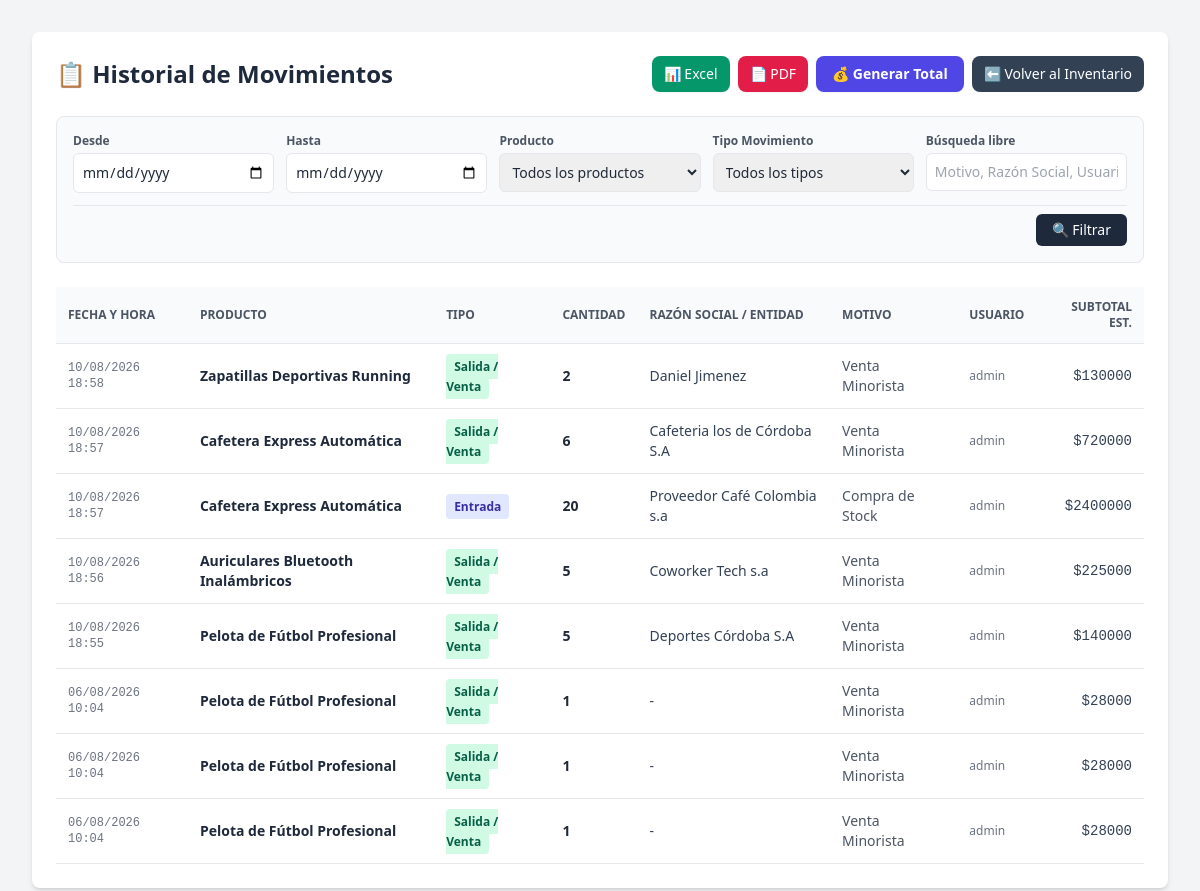
/historial/ (signed in), run on the app's committed database.
### inventory/models.py (models this page shows, shortened)
class StockMovement(models.Model):
    MOVEMENT_TYPES = (
        ('IN', 'Entrada'),
        ('OUT', 'Salida'),
    )
    product = models.ForeignKey(
        Product, on_delete=models.CASCADE, related_name='movements'
    )
    movement_type = models.CharField(max_length=3, choices=MOVEMENT_TYPES)
    quantity = models.IntegerField()
    reason = models.CharField(max_length=255, blank=True, null=True)
    entity_name = models.CharField(
        max_length=200,
        blank=True,
        null=True,
        verbose_name='Razón Social / Proveedor / Cliente',
    )
    user = models.ForeignKey(
        User, on_delete=models.SET_NULL, null=True, blank=True
    )
    created_at = models.DateTimeField(auto_now_add=True)

class Product(models.Model):
    category = models.ForeignKey(Category, on_delete=models.CASCADE, related_name='products')
    sku = models.CharField(max_length=50, unique=True)
    name = models.CharField(max_length=200)
    description = models.TextField(blank=True, null=True)
    price = models.DecimalField(max_digits=10, decimal_places=2)
    current_stock = models.PositiveIntegerField(default=0)
    min_stock = models.PositiveIntegerField(default=5)  # Alerta para el visor 3D
    image_url = models.URLField(
        max_length=500,
        blank=True,
        null=True,
        help_text='URL de imagen libre de derechos (Unsplash, Pexels, etc.)',
    )
    is_active = models.BooleanField(default=True)
    created_at = models.DateTimeField(auto_now_add=True)
    updated_at = models.DateTimeField(auto_now=True)

### inventory/views.py (the view)
# urls.py: path('historial/', views.movement_list, name='movement_list'),
@login_required
def movement_list(request):
    date_from = request.GET.get('date_from', '')
    date_to = request.GET.get('date_to', '')
    product_id = request.GET.get('product', '')
    movement_type = request.GET.get('movement_type', '')
    search_query = request.GET.get('q', '')
    movements = StockMovement.objects.select_related(  # pylint: disable=no-member
        'product', 'user'
    ).all()
    if date_from:
        movements = movements.filter(created_at__date__gte=date_from)
    if date_to:
        movements = movements.filter(created_at__date__lte=date_to)
    if product_id:
        movements = movements.filter(product_id=product_id)
    if movement_type:
        movements = movements.filter(movement_type=movement_type)
    if search_query:
        movements = movements.filter(
            Q(reason__icontains=search_query)
            | Q(entity_name__icontains=search_query)
            | Q(user__username__icontains=search_query)
        )
    movements = movements.order_by('-created_at')
    annotated_movements = movements.annotate(
        subtotal=ExpressionWrapper(
            Cast(F('quantity'), output_field=DecimalField(max_digits=12, decimal_places=2))
            * F('product__price'),
            output_field=DecimalField(max_digits=12, decimal_places=2),
        )
    )
    total_out = (
        annotated_movements.filter(movement_type='OUT').aggregate(
            total=Sum('subtotal')
        )['total']
        or 0
    )
    total_in = (
        annotated_movements.filter(movement_type='IN').aggregate(
            total=Sum('subtotal')
        )['total']
        or 0
    )
    units_out = (
        movements.filter(movement_type='OUT').aggregate(total=Sum('quantity'))[
            'total'
        ]
        or 0
    )
    units_in = (
        movements.filter(movement_type='IN').aggregate(total=Sum('quantity'))[
            'total'
        ]
        or 0
    )
    products = Product.objects.all()  # pylint: disable=no-member
    context = {
        'movements': annotated_movements,
        'products': products,
        'date_from': date_from,
        'date_to': date_to,
        'selected_product': (
            int(product_id) if product_id and product_id.isdigit() else None
        ),
        'selected_type': movement_type,
        'search_query': search_query,
        'total_out': total_out,
        'total_in': total_in,
        'units_out': units_out,
        'units_in': units_in,
        'total_records': movements.count(),
    }
    return render(request, 'inventory/movement_list.html', context)

### inventory/templates/inventory/movement_list.html (shortened to what this page needs)
<!DOCTYPE html>
<html lang="es">
<head>
    <script src="https://cdn.tailwindcss.com"></script>
</head>
<body class="bg-gray-100 text-gray-800 p-4 sm:p-8">
    <div class="max-w-7xl mx-auto bg-white p-6 rounded-lg shadow-md">
<div class="flex flex-wrap sm:flex-nowrap justify-between items-center gap-4 mb-6">
    <h1 class="text-2xl font-bold text-slate-800 flex items-center gap-2">
        📋 Historial de Movimientos
    </h1>
    <div class="flex flex-wrap items-center gap-2">
        <a href="{% url 'export_movements_excel' %}?date_from={{ date_from }}&date_to={{ date_to }}&product={{ selected_product|default:'' }}&movement_type={{ selected_type }}&q={{ search_query }}"
           class="bg-emerald-600 text-white px-3 py-2 text-sm rounded-lg hover:bg-emerald-700 font-medium transition-colors shadow-sm flex items-center gap-1">
            📊 Excel
        </a>
        <a href="{% url 'export_movements_pdf' %}?date_from={{ date_from }}&date_to={{ date_to }}&product={{ selected_product|default:'' }}&movement_type={{ selected_type }}&q={{ search_query }}"
           class="bg-rose-600 text-white px-3 py-2 text-sm rounded-lg hover:bg-rose-700 font-medium transition-colors shadow-sm flex items-center gap-1">
            📄 PDF
        </a>
        <button onclick="openTotalModal()" class="bg-indigo-600 text-white px-4 py-2 text-sm rounded-lg hover:bg-indigo-700 font-semibold transition-colors shadow-sm flex items-center gap-1">
            💰 Generar Total
        </button>
        <a href="{% url 'product_list' %}" class="bg-slate-700 text-white px-3 py-2 text-sm rounded-lg hover:bg-slate-800 font-medium">
            ⬅️ Volver al Inventario
        </a>
    </div>
</div>
        <form method="get" class="bg-slate-50 p-4 rounded-lg border mb-6 space-y-3">
            <div class="grid grid-cols-1 sm:grid-cols-2 lg:grid-cols-5 gap-3">
                <div>
                    <label class="block text-xs font-semibold text-gray-600 mb-1">Desde</label>
                    <input type="date" name="date_from" value="{{ date_from }}" class="w-full p-2 border rounded-md text-sm">
                </div>
                <div>
                    <label class="block text-xs font-semibold text-gray-600 mb-1">Hasta</label>
                    <input type="date" name="date_to" value="{{ date_to }}" class="w-full p-2 border rounded-md text-sm">
                </div>
                <div>
                    <label class="block text-xs font-semibold text-gray-600 mb-1">Producto</label>
                    <select name="product" class="w-full p-2 border rounded-md text-sm">
                        <option value="">Todos los productos</option>
                    </select>
                </div>
                <div>
                    <label class="block text-xs font-semibold text-gray-600 mb-1">Tipo Movimiento</label>
                    <select name="movement_type" class="w-full p-2 border rounded-md text-sm">
                        <option value="">Todos los tipos</option>
                    </select>
                </div>
                <div>
                    <label class="block text-xs font-semibold text-gray-600 mb-1">Búsqueda libre</label>
                    <input type="text" name="q" value="{{ search_query }}" placeholder="Motivo, Razón Social, Usuario..." class="w-full p-2 border rounded-md text-sm">
                </div>
            </div>
            <div class="flex justify-end gap-2 pt-2 border-t">
                <button type="submit" class="bg-slate-800 text-white px-4 py-1.5 text-sm rounded-md hover:bg-slate-900 transition-colors">
                    🔍 Filtrar
                </button>
            </div>
        </form>
        <div class="overflow-x-auto">
            <table class="w-full text-left border-collapse">
                <thead>
                    <tr class="border-b bg-slate-50 text-xs uppercase font-semibold text-gray-600">
                        <th class="p-3">Fecha y Hora</th>
                        <th class="p-3">Producto</th>
                        <th class="p-3">Tipo</th>
                        <th class="p-3">Cantidad</th>
                        <th class="p-3">Razón Social / Entidad</th>
                        <th class="p-3">Motivo</th>
                        <th class="p-3">Usuario</th>
                        <th class="p-3 text-right">Subtotal Est.</th>
                    </tr>
                </thead>
                <tbody>
                    {% for mov in movements %}
                    <tr class="border-b hover:bg-gray-50 text-sm">
                        <td class="p-3 text-gray-500 font-mono text-xs">{{ mov.created_at|date:"d/m/Y H:i" }}</td>
                        <td class="p-3 font-semibold text-slate-800">{{ mov.product.name }}</td>
                        <td class="p-3">
                            {% if mov.movement_type == 'IN' %}
                                <span class="bg-indigo-100 text-indigo-800 text-xs px-2 py-1 rounded font-bold">Entrada</span>
                            {% else %}
                                <span class="bg-emerald-100 text-emerald-800 text-xs px-2 py-1 rounded font-bold">Salida / Venta</span>
                            {% endif %}
                        </td>
                        <td class="p-3 font-bold">{{ mov.quantity }}</td>
                        <td class="p-3 text-slate-700 font-medium">{{ mov.entity_name|default:"-" }}</td>
                        <td class="p-3 text-gray-600">{{ mov.reason|default:"-" }}</td>
                        <td class="p-3 text-gray-500 text-xs">{{ mov.user.username|default:"Sistema" }}</td>
                        <td class="p-3 text-right font-mono font-medium text-slate-700">${{ mov.subtotal }}</td>
                    </tr>
                    {% empty %}
                    <tr>
                        <td colspan="8" class="p-6 text-center text-gray-500">No se encontraron movimientos con los filtros seleccionados.</td>
                    </tr>
                    {% endfor %}
                </tbody>
            </table>
        </div>
    </div>
</body>
</html>

### data on the page
StockMovement: created_at "10/08/2026 18:58", product.name "Zapatillas Deportivas Running", movement_type "Salida / Venta", quantity "2", entity_name "Daniel Jimenez", reason "Venta Minorista", user.username "admin", subtotal "130000"
StockMovement: created_at "10/08/2026 18:57", product.name "Cafetera Express Automática", movement_type "Salida / Venta", quantity "6", entity_name "Cafeteria los de Córdoba S.A", reason "Venta Minorista", user.username "admin", subtotal "720000"
StockMovement: created_at "10/08/2026 18:57", product.name "Cafetera Express Automática", movement_type "Entrada", quantity "20", entity_name "Proveedor Café Colombia s.a", reason "Compra de Stock", user.username "admin", subtotal "2400000"
StockMovement: created_at "10/08/2026 18:56", product.name "Auriculares Bluetooth Inalámbricos", movement_type "Salida / Venta", quantity "5", entity_name "Coworker Tech s.a", reason "Venta Minorista", user.username "admin", subtotal "225000"
StockMovement: created_at "10/08/2026 18:55", product.name "Pelota de Fútbol Profesional", movement_type "Salida / Venta", quantity "5", entity_name "Deportes Córdoba S.A", reason "Venta Minorista", user.username "admin", subtotal "140000"
StockMovement: created_at "06/08/2026 10:04", product.name "Pelota de Fútbol Profesional", movement_type "Salida / Venta", quantity "1", entity_name "-", reason "Venta Minorista", user.username "admin", subtotal "28000"
StockMovement: created_at "06/08/2026 10:04", product.name "Pelota de Fútbol Profesional", movement_type "Salida / Venta", quantity "1", entity_name "-", reason "Venta Minorista", user.username "admin", subtotal "28000"
StockMovement: created_at "06/08/2026 10:04", product.name "Pelota de Fútbol Profesional", movement_type "Salida / Venta", quantity "1", entity_name "-", reason "Venta Minorista", user.username "admin", subtotal "28000"
